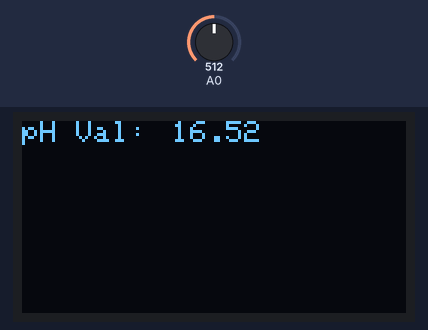
This sketch was run on a simulated Arduino Uno, built with avr-gcc and run on an emulated ATmega328P. Shown: 128×64 one-colour display. Inputs (shaded band) come from the test bench; at power-on: A0 = 512.

Above: at 3.2 s.
3.3 s: A0 set to 716
At 4.8 s:
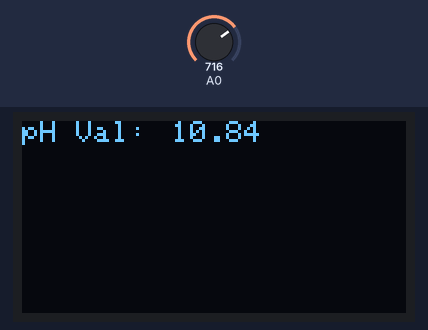
5.2 s: A0 set to 900
At 7.5 s:
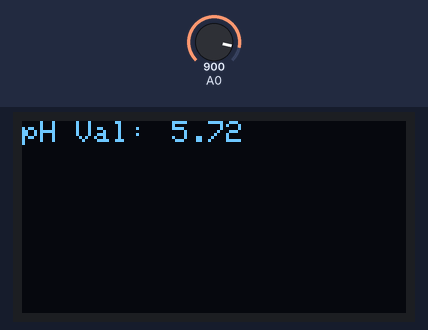
7.8 s: A0 set to 1023
At 9.5 s:
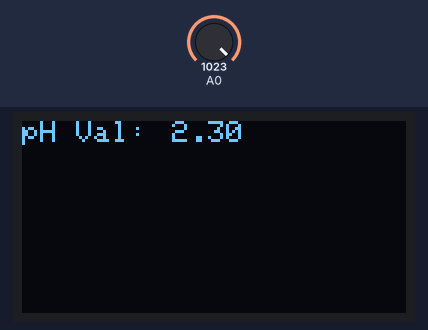
Timing chart, 0 to 11.0 s (numbered marks = the images above; inputs shaded):
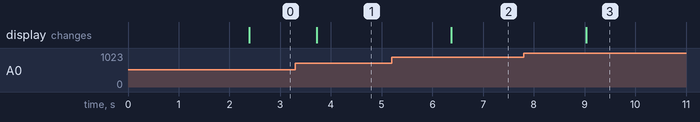

Measured:
- after the input at 3.3 s, the display: changes after 0.42 s (image 1)
- after the input at 5.2 s, the display: changes after 1.2 s (image 2)
- after the input at 7.8 s, the display: changes after 1.2 s (image 3)

The sketch:

lcd.ino
```cpp
#include <Wire.h>
#include <Adafruit_SSD1306.h>

#define OLED_RESET 4
Adafruit_SSD1306 display(OLED_RESET);

float calibration_value = 30.77;
int phval = 0;
unsigned long int avgval;
int buffer_arr[10],temp;

void setup()
{
  Serial.begin(9600);
  display.begin(SSD1306_SWITCHCAPVCC, 0x3C);
  display.clearDisplay();
  display.setTextSize(1);
  display.setTextColor(WHITE);
  display.setCursor(0,0);
  display.println("   EEE      ");
  display.setCursor(0,10);
  display.println(" 4518 Bangabandhu   ");
  display.display();
  delay(2000);
}

void loop() {
 for(int i=0;i<10;i++)
 {
 buffer_arr[i]=analogRead(A0);
 delay(30);
 }
 for(int i=0;i<9;i++)
 {
 for(int j=i+1;j<10;j++)
 {
 if(buffer_arr[i]>buffer_arr[j])
 {
 temp=buffer_arr[i];
 buffer_arr[i]=buffer_arr[j];
 buffer_arr[j]=temp;
 }
 }
 }
 avgval=0;
 for(int i=2;i<8;i++)
 avgval+=buffer_arr[i];
 float volt=(float)avgval*5.0/1024/6;
 float ph_act = -5.70 * volt + calibration_value;
 display.clearDisplay();
 display.setCursor(0, 0);
 display.println("pH Val:");
 display.setCursor(50, 0);
 display.println(ph_act);
 display.display();

 delay(1000);
}
```
